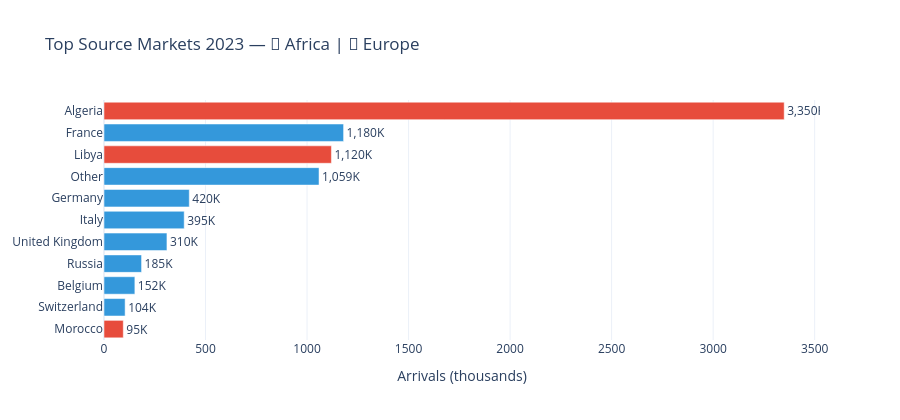

Notebook source saved alongside this figure:
### Markdown cell above
## 5. Source Markets Analysis

### Code cell
# ── Chart 8: Top source markets 2023 
m2023 = markets[markets['year'] == 2023].sort_values('arrivals_thousands', ascending=True)

colors = ['#E74C3C' if c in ['Algeria','Libya','Morocco'] else '#3498DB'
          for c in m2023['country']]

fig = go.Figure(go.Bar(
    x=m2023['arrivals_thousands'], y=m2023['country'],
    orientation='h',
    marker_color=colors,
    text=m2023['arrivals_thousands'].apply(lambda x: f'{x:,.0f}K'),
    textposition='outside'
))
fig.update_layout(
    title='Top Source Markets 2023 — 🔴 Africa | 🔵 Europe',
    xaxis_title='Arrivals (thousands)', template='plotly_white', height=420
)
fig.show()

# Concentration risk
top2 = m2023.nlargest(2, 'arrivals_thousands')['arrivals_thousands'].sum()
total_2023 = m2023['arrivals_thousands'].sum()
print(f'\n💡 Algeria + Libya = {top2/total_2023*100:.1f}% of all arrivals in 2023')
print('   High concentration risk — geopolitical instability in these countries = sector shock')

### Figure 1 — Plotly figure (JSON) as saved in the notebook; plotly's stock layout.template omitted (floating-point values rounded to 4 significant figures)
{"data": [{"marker": {"color": ["#E74C3C", "#3498DB", "#3498DB", "#3498DB", "#3498DB", "#3498DB", "#3498DB", "#3498DB", "#E74C3C", "#3498DB", "#E74C3C"]}, "orientation": "h", "text": ["95K", "104K", "152K", "185K", "310K", "395K", "420K", "1,059K", "1,120K", "1,180K", "3,350K"], "textposition": "outside", "type": "bar", "x": [95, 104, 152, 185, 310, 395, 420, 1059, 1120, 1180, 3350], "y": ["Morocco", "Switzerland", "Belgium", "Russia", "United Kingdom", "Italy", "Germany", "Other", "Libya", "France", "Algeria"]}], "layout": {"height": 420, "title": {"text": "Top Source Markets 2023 — 🔴 Africa | 🔵 Europe"}, "xaxis": {"title": {"text": "Arrivals (thousands)"}}}}
